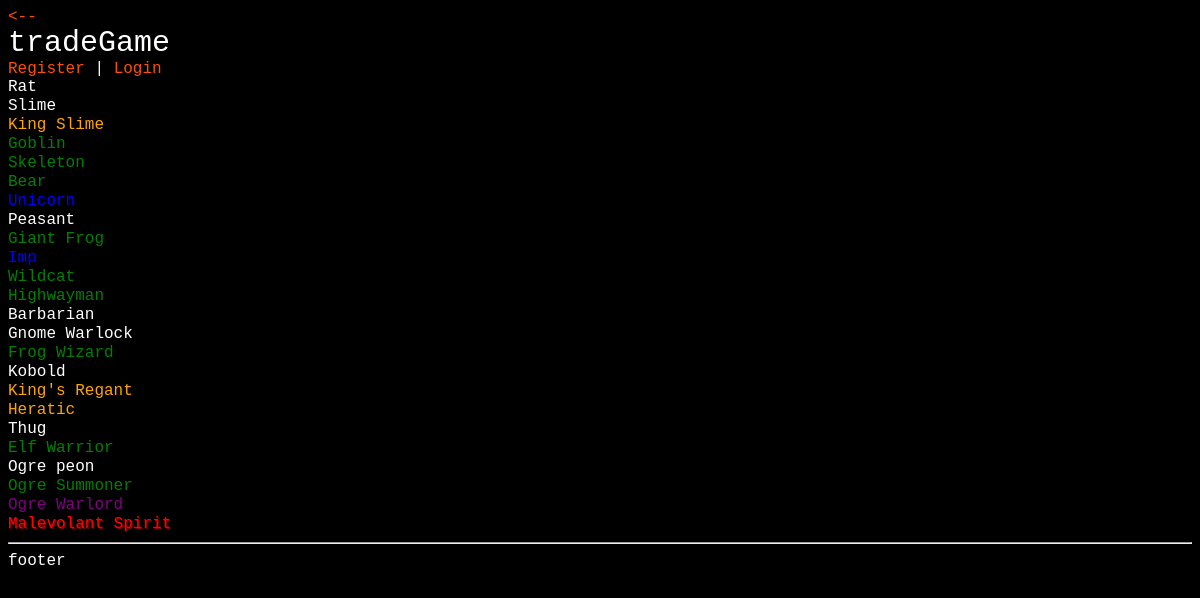
/enemies.php, run on the app's committed database.
### tables this page shows
CREATE TABLE `enemies` (
  `eid` int(11) NOT NULL,
  `name` varchar(32) NOT NULL,
  `level` int(11) NOT NULL,
  `hp` int(11) NOT NULL,
  `atk` int(11) NOT NULL,
  `def` int(11) NOT NULL,
  `expdrop` int(11) NOT NULL,
  `rarity` int(1) NOT NULL,
  `image` varchar(100) DEFAULT NULL
);

### includes/functions.php (the view, shortened to what this page needs)
<?php require 'dbconnect.php';
function getEData($eid){
	$edq = mysqli_query($GLOBALS['link'],"SELECT * FROM `enemies` WHERE eid='$eid'");
	$enemydata = mysqli_fetch_assoc($edq);
	return $enemydata;
}
function print_enemy($iid){
	$idata = getEData($iid);
	$itemName = $idata['name'];
	$ilvl = $idata['level'];
	$rarityCol = null;
	$irarity = null;
	switch($idata['rarity']){
		case(1):
			$rarityCol = "white";
			$irarity = 'Common<br>';
			break;
		case(2):
			$rarityCol = "green";
			$irarity = 'Uncommon<br>';
			break;
		case(3):
			$rarityCol = "blue";
			$irarity = 'Rare<br>';
			break;
		case(4):
			$rarityCol = "purple";
			$irarity = 'Epic<br>';
			break;
		case(5):
			$rarityCol = "orange";
			$irarity = 'Legendary<br>';
			break;
		case(6):
			$rarityCol = "red' style='text-shadow: 1px 1px darkred, -2px -2px #000;";
			$irarity = 'Mythic<br>';
			break;
	}
		$tooltip = "<font color='$rarityCol'>".$irarity."</font> Level  $ilvl<br>".$idata['atk']." Atk<br>".$idata['def']." Def<br>".$idata['hp']." Hp";
	return "<div  class='tooltip'><font color='".$rarityCol."'>".$itemName."</font><span class='tooltiptext'>".$tooltip."</div>";
}
?>

### includes/header.php (shortened to what this page needs)
<html>
<head>
	<link rel="stylesheet" href="https://use.fontawesome.com/releases/v5.4.1/css/all.css">
<link rel="stylesheet" type="text/css" href="/tradeGame/includes/style.css?ver=1.2">
</head>
<?php require 'dbconnect.php'; require 'functions.php';
echo "<a href='index.php'><--</a> <br />";
?>
<body>
<div id="wrapper">
<div id="banner">
	tradeGame
</div>
<?php
if (isset($_SESSION['pid'])){
	echo($pdata['name']. " <a href='logout.php'>(x)</a> <br />");
?>
	<div id="statsarea";"> <?php echo("Level: ".$pdata['level']."(".$percent."%) <br> <img class='ico' src='includes/imgs/hp-icon.png' style='height:12px;'> ".$pdata['hp']."/".$pdata['maxhp']." <br> <img class='ico' src='includes/imgs/energy-icon.png' style='height:14px;'> ".$pdata['energy']."/".$pdata['maxenergy']) ?>
	<div id="wallet"><?php echo("<img class='ico' src='includes/imgs/silver-icon.png' style='height:15px;'> ".$pdata['silver'] ." | <img class='ico' src='includes/imgs/gold-icon.png' style='height:15px;'> ".$pdata['gold']) ?></div>
	</div>
<?php
} else{
	echo('<a href="register.php">Register</a> | <a href="login.php">Login</a> <br/>');
}
?>
<div id="pagecontent">

### enemies.php
<?php
require('includes/header.php');
$enemies = mysqli_query($GLOBALS['link'],"SELECT eid FROM enemies WHERE 1;");
foreach($enemies as $enemy){
	echo(print_enemy($enemy['eid']).'<br>');
}
require('includes/footer.php');
?>

### includes/footer.php
</div>
<div id="footer">
<hr>footer
</div>
</div>
</body>
</html>

### includes/style.css (style rules this page uses)
a:link, a:active, a:visited { text-decoration:none; color:#FF5100; }
body { background-color:#000; color:#fff; font-family:"Courier New", Courier, monospace; }
#banner { font-size:30; }
#pagecontent { min-height:250px; }
.tooltip { position: relative; display: inline-block; border-bottom: 1px dotted black; }

### data on the page
enemies: name "Rat"
enemies: name "Slime"
enemies: name "King Slime"
enemies: name "Goblin"
enemies: name "Skeleton"
enemies: name "Bear"
enemies: name "Unicorn"
enemies: name "Peasant"
enemies: name "Giant Frog"
enemies: name "Imp"
enemies: name "Wildcat"
enemies: name "Highwayman"
enemies: name "Barbarian"
enemies: name "Gnome Warlock"
enemies: name "Frog Wizard"
enemies: name "Kobold"
enemies: name "King's Regant"
enemies: name "Heratic"
enemies: name "Thug"
enemies: name "Elf Warrior"
enemies: name "Ogre peon"
enemies: name "Ogre Summoner"
enemies: name "Ogre Warlord"
enemies: name "Malevolant Spirit"
